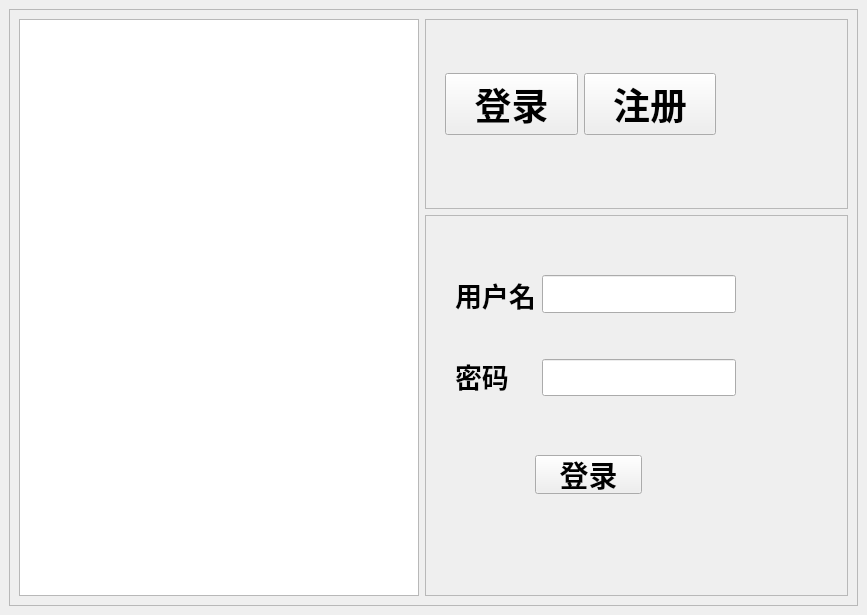
<?xml version="1.0" encoding="UTF-8"?>
<ui version="4.0">
 <class>MainWindow</class>
 <widget class="QMainWindow" name="MainWindow">
  <property name="geometry">
   <rect>
    <x>0</x>
    <y>0</y>
    <width>867</width>
    <height>615</height>
   </rect>
  </property>
  <property name="windowTitle">
   <string>MainWindow</string>
  </property>
  <property name="styleSheet">
   <string notr="true">background-image:'./resource/white.jpg'</string>
  </property>
  <widget class="QWidget" name="widget">
   <property name="styleSheet">
    <string notr="true"/>
   </property>
   <layout class="QHBoxLayout" name="horizontalLayout_7">
    <item>
     <widget class="QFrame" name="frame">
      <property name="frameShape">
       <enum>QFrame::Shape::StyledPanel</enum>
      </property>
      <property name="frameShadow">
       <enum>QFrame::Shadow::Raised</enum>
      </property>
      <layout class="QHBoxLayout" name="horizontalLayout_6">
       <item>
        <widget class="QGraphicsView" name="image">
         <property name="enabled">
          <bool>true</bool>
         </property>
         <property name="maximumSize">
          <size>
           <width>400</width>
           <height>600</height>
          </size>
         </property>
         <property name="layoutDirection">
          <enum>Qt::LayoutDirection::LeftToRight</enum>
         </property>
         <property name="interactive">
          <bool>false</bool>
         </property>
        </widget>
       </item>
       <item>
        <layout class="QVBoxLayout" name="verticalLayout">
         <item>
          <widget class="QFrame" name="frame_3">
           <property name="sizePolicy">
            <sizepolicy hsizetype="Preferred" vsizetype="Preferred">
             <horstretch>0</horstretch>
             <verstretch>1</verstretch>
            </sizepolicy>
           </property>
           <property name="frameShape">
            <enum>QFrame::Shape::StyledPanel</enum>
           </property>
           <property name="frameShadow">
            <enum>QFrame::Shadow::Raised</enum>
           </property>
           <widget class="QWidget" name="layoutWidget1">
            <property name="geometry">
             <rect>
              <x>20</x>
              <y>30</y>
              <width>271</width>
              <height>111</height>
             </rect>
            </property>
            <layout class="QHBoxLayout" name="horizontalLayout">
             <item>
              <widget class="QPushButton" name="login_0">
               <property name="sizePolicy">
                <sizepolicy hsizetype="Minimum" vsizetype="Fixed">
                 <horstretch>0</horstretch>
                 <verstretch>0</verstretch>
                </sizepolicy>
               </property>
               <property name="font">
                <font>
                 <family>等线</family>
                 <pointsize>28</pointsize>
                 <bold>true</bold>
                </font>
               </property>
               <property name="text">
                <string>登录</string>
               </property>
              </widget>
             </item>
             <item>
              <widget class="QPushButton" name="register_0">
               <property name="font">
                <font>
                 <family>等线</family>
                 <pointsize>28</pointsize>
                 <bold>true</bold>
                </font>
               </property>
               <property name="text">
                <string>注册</string>
               </property>
              </widget>
             </item>
            </layout>
           </widget>
          </widget>
         </item>
         <item>
          <widget class="QFrame" name="frame_4">
           <property name="sizePolicy">
            <sizepolicy hsizetype="Preferred" vsizetype="Minimum">
             <horstretch>0</horstretch>
             <verstretch>2</verstretch>
            </sizepolicy>
           </property>
           <property name="frameShape">
            <enum>QFrame::Shape::StyledPanel</enum>
           </property>
           <property name="frameShadow">
            <enum>QFrame::Shadow::Raised</enum>
           </property>
           <widget class="QWidget" name="horizontalLayoutWidget">
            <property name="geometry">
             <rect>
              <x>10</x>
              <y>20</y>
              <width>301</width>
              <height>301</height>
             </rect>
            </property>
            <layout class="QHBoxLayout" name="horizontalLayout_2">
             <item>
              <widget class="QStackedWidget" name="stackedWidget">
               <property name="currentIndex">
                <number>0</number>
               </property>
               <widget class="QWidget" name="page">
                <widget class="QPushButton" name="login_1">
                 <property name="geometry">
                  <rect>
                   <x>100</x>
                   <y>220</y>
                   <width>107</width>
                   <height>39</height>
                  </rect>
                 </property>
                 <property name="font">
                  <font>
                   <family>等线</family>
                   <pointsize>22</pointsize>
                   <bold>true</bold>
                  </font>
                 </property>
                 <property name="text">
                  <string>登录</string>
                 </property>
                </widget>
                <widget class="QWidget" name="layoutWidget2">
                 <property name="geometry">
                  <rect>
                   <x>20</x>
                   <y>40</y>
                   <width>281</width>
                   <height>121</height>
                  </rect>
                 </property>
                 <layout class="QHBoxLayout" name="horizontalLayout_4">
                  <item>
                   <layout class="QVBoxLayout" name="verticalLayout_4">
                    <item>
                     <widget class="QLabel" name="label_5">
                      <property name="sizePolicy">
                       <sizepolicy hsizetype="Preferred" vsizetype="Fixed">
                        <horstretch>0</horstretch>
                        <verstretch>0</verstretch>
                       </sizepolicy>
                      </property>
                      <property name="font">
                       <font>
                        <family>等线</family>
                        <pointsize>20</pointsize>
                        <bold>true</bold>
                       </font>
                      </property>
                      <property name="text">
                       <string>用户名</string>
                      </property>
                     </widget>
                    </item>
                    <item>
                     <spacer name="verticalSpacer_6">
                      <property name="orientation">
                       <enum>Qt::Orientation::Vertical</enum>
                      </property>
                      <property name="sizeHint" stdset="0">
                       <size>
                        <width>20</width>
                        <height>40</height>
                       </size>
                      </property>
                     </spacer>
                    </item>
                    <item>
                     <widget class="QLabel" name="label_7">
                      <property name="sizePolicy">
                       <sizepolicy hsizetype="Preferred" vsizetype="Fixed">
                        <horstretch>0</horstretch>
                        <verstretch>0</verstretch>
                       </sizepolicy>
                      </property>
                      <property name="font">
                       <font>
                        <family>等线</family>
                        <pointsize>20</pointsize>
                        <bold>true</bold>
                       </font>
                      </property>
                      <property name="text">
                       <string>密码</string>
                      </property>
                     </widget>
                    </item>
                   </layout>
                  </item>
                  <item>
                   <layout class="QVBoxLayout" name="verticalLayout_5">
                    <item>
                     <widget class="QLineEdit" name="lineEdit_6">
                      <property name="sizePolicy">
                       <sizepolicy hsizetype="Minimum" vsizetype="Expanding">
                        <horstretch>0</horstretch>
                        <verstretch>0</verstretch>
                       </sizepolicy>
                      </property>
                     </widget>
                    </item>
                    <item>
                     <spacer name="verticalSpacer">
                      <property name="orientation">
                       <enum>Qt::Orientation::Vertical</enum>
                      </property>
                      <property name="sizeHint" stdset="0">
                       <size>
                        <width>20</width>
                        <height>40</height>
                       </size>
                      </property>
                     </spacer>
                    </item>
                    <item>
                     <widget class="QLineEdit" name="lineEdit_7">
                      <property name="sizePolicy">
                       <sizepolicy hsizetype="Expanding" vsizetype="Expanding">
                        <horstretch>0</horstretch>
                        <verstretch>0</verstretch>
                       </sizepolicy>
                      </property>
                     </widget>
                    </item>
                   </layout>
                  </item>
                 </layout>
                </widget>
               </widget>
               <widget class="QWidget" name="page_2">
                <widget class="QWidget" name="layoutWidget3">
                 <property name="geometry">
                  <rect>
                   <x>20</x>
                   <y>20</y>
                   <width>271</width>
                   <height>191</height>
                  </rect>
                 </property>
                 <layout class="QHBoxLayout" name="horizontalLayout_3">
                  <item>
                   <layout class="QVBoxLayout" name="verticalLayout_2">
                    <item>
                     <widget class="QLabel" name="label_3">
                      <property name="font">
                       <font>
                        <family>等线</family>
                        <pointsize>20</pointsize>
                        <bold>true</bold>
                       </font>
                      </property>
                      <property name="text">
                       <string>用户名</string>
                      </property>
                     </widget>
                    </item>
                    <item>
                     <spacer name="verticalSpacer_5">
                      <property name="orientation">
                       <enum>Qt::Orientation::Vertical</enum>
                      </property>
                      <property name="sizeHint" stdset="0">
                       <size>
                        <width>20</width>
                        <height>40</height>
                       </size>
                      </property>
                     </spacer>
                    </item>
                    <item>
                     <widget class="QLabel" name="label_4">
                      <property name="font">
                       <font>
                        <family>等线</family>
                        <pointsize>20</pointsize>
                        <bold>true</bold>
                       </font>
                      </property>
                      <property name="text">
                       <string>密码</string>
                      </property>
                     </widget>
                    </item>
                    <item>
                     <spacer name="verticalSpacer_4">
                      <property name="orientation">
                       <enum>Qt::Orientation::Vertical</enum>
                      </property>
                      <property name="sizeHint" stdset="0">
                       <size>
                        <width>20</width>
                        <height>40</height>
                       </size>
                      </property>
                     </spacer>
                    </item>
                    <item>
                     <widget class="QLabel" name="label_6">
                      <property name="font">
                       <font>
                        <family>等线</family>
                        <pointsize>20</pointsize>
                        <bold>true</bold>
                       </font>
                      </property>
                      <property name="text">
                       <string>再次输入</string>
                      </property>
                     </widget>
                    </item>
                   </layout>
                  </item>
                  <item>
                   <layout class="QVBoxLayout" name="verticalLayout_3" stretch="1,0,1,0,1">
                    <item>
                     <widget class="QLineEdit" name="lineEdit_3">
                      <property name="sizePolicy">
                       <sizepolicy hsizetype="Expanding" vsizetype="Minimum">
                        <horstretch>0</horstretch>
                        <verstretch>0</verstretch>
                       </sizepolicy>
                      </property>
                     </widget>
                    </item>
                    <item>
                     <spacer name="verticalSpacer_3">
                      <property name="orientation">
                       <enum>Qt::Orientation::Vertical</enum>
                      </property>
                      <property name="sizeHint" stdset="0">
                       <size>
                        <width>20</width>
                        <height>40</height>
                       </size>
                      </property>
                     </spacer>
                    </item>
                    <item>
                     <widget class="QLineEdit" name="lineEdit_4">
                      <property name="sizePolicy">
                       <sizepolicy hsizetype="Expanding" vsizetype="Minimum">
                        <horstretch>0</horstretch>
                        <verstretch>0</verstretch>
                       </sizepolicy>
                      </property>
                     </widget>
                    </item>
                    <item>
                     <spacer name="verticalSpacer_2">
                      <property name="orientation">
                       <enum>Qt::Orientation::Vertical</enum>
                      </property>
                      <property name="sizeHint" stdset="0">
                       <size>
                        <width>20</width>
                        <height>40</height>
                       </size>
                      </property>
                     </spacer>
                    </item>
                    <item>
                     <widget class="QLineEdit" name="lineEdit_5">
                      <property name="sizePolicy">
                       <sizepolicy hsizetype="Expanding" vsizetype="Minimum">
                        <horstretch>0</horstretch>
                        <verstretch>0</verstretch>
                       </sizepolicy>
                      </property>
                     </widget>
                    </item>
                   </layout>
                  </item>
                 </layout>
                </widget>
                <widget class="QWidget" name="layoutWidget">
                 <property name="geometry">
                  <rect>
                   <x>40</x>
                   <y>240</y>
                   <width>221</width>
                   <height>41</height>
                  </rect>
                 </property>
                 <layout class="QHBoxLayout" name="horizontalLayout_5">
                  <item>
                   <widget class="QPushButton" name="register_1">
                    <property name="font">
                     <font>
                      <family>等线</family>
                      <pointsize>22</pointsize>
                      <bold>true</bold>
                     </font>
                    </property>
                    <property name="text">
                     <string>注册</string>
                    </property>
                   </widget>
                  </item>
                  <item>
                   <widget class="QPushButton" name="cancel_1">
                    <property name="font">
                     <font>
                      <family>等线</family>
                      <pointsize>22</pointsize>
                      <bold>true</bold>
                     </font>
                    </property>
                    <property name="text">
                     <string>取消</string>
                    </property>
                   </widget>
                  </item>
                 </layout>
                </widget>
               </widget>
              </widget>
             </item>
            </layout>
           </widget>
          </widget>
         </item>
        </layout>
       </item>
      </layout>
     </widget>
    </item>
   </layout>
  </widget>
 </widget>
 <resources/>
 <connections/>
</ui>
